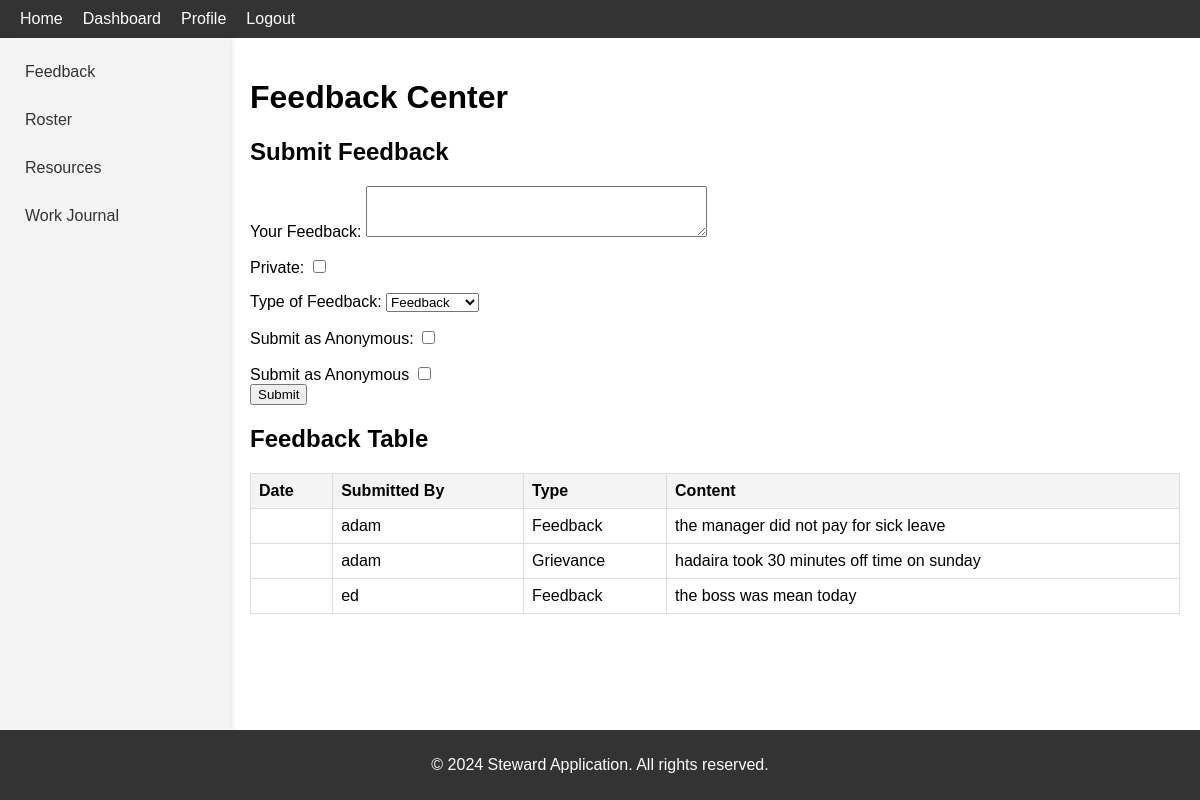
Page /feedback-center/515-s-camp-meade-rd-linthicum-heights-md-21090-u-2/ (signed in) on the committed database.
### myapp/models.py (models this page shows, shortened)
class Feedback(models.Model):
    FEEDBACK_CHOICES = [
        ('feedback', 'Feedback'),
        ('recognition', 'Recognition'),
        ('grievance', 'Grievance'),
    ]
    user = models.ForeignKey(User, on_delete=models.CASCADE, null=True, blank=True)
    work_address = models.ForeignKey(WorkAddress, on_delete=models.CASCADE)
    feedback_type = models.CharField(max_length=20, choices=FEEDBACK_CHOICES, default='feedback')  # Default value
    content = models.TextField()
    private = models.BooleanField(default=False)
    date = models.DateTimeField(auto_now_add=True)

### myapp/views.py (the view)
# urls.py: path('feedback-center/<slug:slug>/', views.feedback_center, name='feedback_center'),
@login_required
def feedback_center(request, slug):
    work_address = get_object_or_404(WorkAddress, slug=slug)
    if request.method == 'POST':
        feedback_form = FeedbackForm(request.POST)
        if feedback_form.is_valid():
            feedback_entry = feedback_form.save(commit=False)
            feedback_entry.work_address = work_address
            if request.POST.get('anonymous'):
                feedback_entry.user = None
            else:
                feedback_entry.user = request.user
            feedback_entry.save()
            return redirect('feedback_center', slug=slug)
    else:
        feedback_form = FeedbackForm()
    feedback_entries = Feedback.objects.filter(work_address=work_address)
    context = {
        'work_address': work_address,
        'feedback_form': feedback_form,
        'feedback_entries': feedback_entries,
    }
    return render(request, 'feedback_center.html', context)

### myapp/forms.py
class FeedbackForm(forms.ModelForm):
    anonymous = forms.BooleanField(required=False, label="Submit as Anonymous")
    class Meta:
        model = Feedback
        fields = ['content', 'private', 'feedback_type']
        widgets = {
            'content': forms.Textarea(attrs={'rows': 3}),
        }
        labels = {
            'content': 'Your Feedback',
            'private': 'Private',
            'feedback_type': 'Type of Feedback',
        }

### myapp/templates/feedback_center.html (shortened to what this page needs)
{% extends 'home.html' %}
{% block content %}
    <h1>Feedback Center</h1>
    <h2>Submit Feedback</h2>
    <form method="post">
        {{ feedback_form.as_p }}
        <div>
            <label for="anonymous">Submit as Anonymous</label>
            <input type="checkbox" id="anonymous" name="anonymous">
        </div>
        <button type="submit">Submit</button>
    </form>
    <h2>Feedback Table</h2>
    <table>
        <thead>
            <tr>
                <th>Date</th>
                <th>Submitted By</th>
                <th>Type</th>
                <th>Content</th>
            </tr>
        </thead>
        <tbody>
            {% for feedback in feedback_entries %}
                <tr>
                    <td>{{ feedback.date_submitted|date:"Y-m-d H:i" }}</td>
                    <td>{% if feedback.user %}{{ feedback.user.username }}{% else %}Anonymous{% endif %}</td>
                    <td>{{ feedback.get_feedback_type_display }}</td>
                    <td>{{ feedback.content }}</td>
                </tr>
            {% empty %}
                <tr>
                    <td colspan="4">No feedback yet.</td>
                </tr>
            {% endfor %}
        </tbody>
    </table>
{% endblock %}

### myapp/templates/home.html (shortened to what this page needs)
<!DOCTYPE html>
<html lang="en">
<head>
</head>
<body>
    <header>
        <nav>
            <ul>
                <li><a href="{% url 'home' %}">Home</a></li>
                {% if user.is_authenticated %}
                    <li><a href="{% url 'worker_dashboard' %}">Dashboard</a></li>
                    <li><a href="{% url 'profile' %}">Profile</a></li>
                    <li>
                        <form action="{% url 'logout' %}" method="post" style="display: inline;">
                            <button type="submit">Logout</button>
                        </form>
                    </li>
                {% else %}
                    <li><a href="{% url 'worker_login' %}">Worker Login</a></li>
                    <li><a href="{% url 'organization_login' %}">Organization Login</a></li>
                    <li><a href="{% url 'worker_signup' %}">Worker Signup</a></li>
                    <li><a href="{% url 'organization_signup' %}">Organization Signup</a></li>
                {% endif %}
            </ul>
        </nav>
    </header>
    <div class="container">
        <div class="sidebar">
            {% if user.is_authenticated %}
                {% if request.user.profile.work_address %}
                    <a href="{% url 'feedback_center' request.user.profile.work_address.slug %}">Feedback</a>
                {% endif %}
                <a href="{% url 'roster' %}">Roster</a>
                <a href="{% url 'resources' %}">Resources</a>
                <a href="{% url 'work_journal' %}">Work Journal</a>
            {% endif %}
        </div>
        <div class="content">
            {% block content %}
            {% endblock %}
        </div>
    </div>
    <footer>
        <p>&copy; 2024 Steward Application. All rights reserved.</p>
    </footer>
</body>
</html>

### myapp/templates/home.html (style rules this page uses)
body { font-family: Arial, sans-serif; margin: 0; padding: 0; display: flex; flex-direction: column; height: 100vh; }
header { background-color: #333; color: white; padding: 10px 20px; display: flex; justify-content: space-between; align-items: center; }
nav ul { list-style: none; margin: 0; padding: 0; display: flex; }
nav ul li { margin-right: 20px; }
nav ul li a, nav ul li form button { color: white; text-decoration: none; }
nav ul li form button { background: none; border: none; color: inherit; cursor: pointer; font: inherit; margin: 0; padding: 0; }
.container { display: flex; flex: 1; }
.sidebar { width: 200px; background-color: #f4f4f4; padding: 15px; box-shadow: 2px 0 5px rgba(0,0,0,0.1); height: 100%; }
.sidebar a { display: block; color: #333; padding: 10px; text-decoration: none; margin-bottom: 10px; }
.content { flex: 1; padding: 20px; }
footer { background-color: #333; color: white; text-align: center; padding: 10px 20px; }

### myapp/templates/feedback_center.html (style rules this page uses)
table { width: 100%; border-collapse: collapse; margin-top: 20px; }
table, th, td { border: 1px solid #ddd; }
th, td { padding: 8px; text-align: left; }
th { background-color: #f4f4f4; }

### rows in the picture
Feedback: user.username "adam", feedback_type "Feedback", content "the manager did not pay for sick leave"
Feedback: user.username "adam", feedback_type "Grievance", content "hadaira took 30 minutes off time on sunday"
Feedback: user.username "ed", feedback_type "Feedback", content "the boss was mean today"
